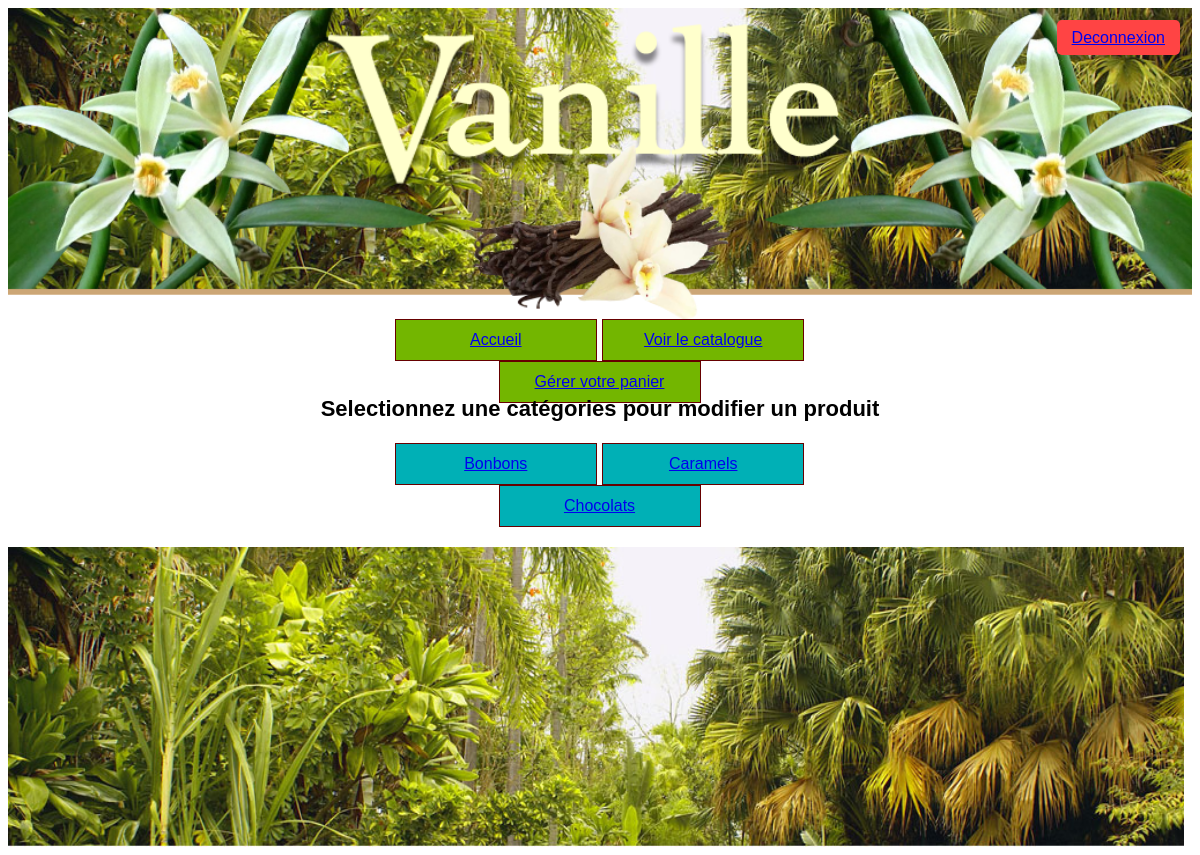
Page /?uc=gererProduits (signed in) on the committed database.
### tables this page shows
CREATE TABLE IF NOT EXISTS `categorie` (
  `CAT_id` char(3) NOT NULL,
  `libelle` char(32) DEFAULT NULL,
  PRIMARY KEY (`CAT_id`)
);

### util/class.pdoVanille.inc.php (called while the page is built, shortened)
<?php
class PdoVanille
{
	private static $monPdo;
	private static $monPdoVanille = null;
	private function __construct()
	{
		PdoVanille::$monPdo = new PDO('mysql:host=localhost;dbname=vanille', 'root', '');
		PdoVanille::$monPdo->query("SET CHARACTER SET utf8");
	}
	public  static function getPdoVanille()
	{
		if (PdoVanille::$monPdoVanille == null) {
			PdoVanille::$monPdoVanille = new PdoVanille();
		}
		return PdoVanille::$monPdoVanille;
	}
	public function getLesCategories()
	{
		$req = "select * from categorie";
		$res = PdoVanille::$monPdo->query($req);
		$lesLignes = $res->fetchAll();
		return $lesLignes;
	}
}

### vues/admin/v_categories.php (the view)
<div id="categories">
<h2 class="title-co">Selectionnez une catégories pour modifier un produit</h2>
<?php
foreach( $lesCategories as $uneCategorie)
{
	$idCategorie = $uneCategorie['CAT_id'];
	$libCategorie = $uneCategorie['libelle'];
  ?>
	<div>
		<a href=index.php?uc=gererProduits&etatGestion=voirProduits&cat=<?=$idCategorie ?>&action=voirProduits><?=$libCategorie ?></a>
	</div>
<?php
}
?>
</div>

### util/cssGeneral.css (style rules this page uses)
html { font: normal 100%/1.2em "Trebuchet MS", Verdana, Helvetica, Arial, sans-serif; }
#categories { width: 50%; margin-left: 25%; text-align: center; }
#categories div { height: 2.5em; line-height: 2.5em; list-style-type: none; list-style-image: none; display: inline-block; width: 33.33%; text-align: center; width: 200px; border: 1px solid #600; margin-right: 1px; color: #FFFF00; background: #00b0b6; }
.title-co { text-align: center; font-size: 22px; font-weight: 600; margin-top: 40px; margin-bottom: 25px; }

### rows in the picture
categorie: libelle "Bonbons"
categorie: libelle "Caramels"
categorie: libelle "Chocolats"
